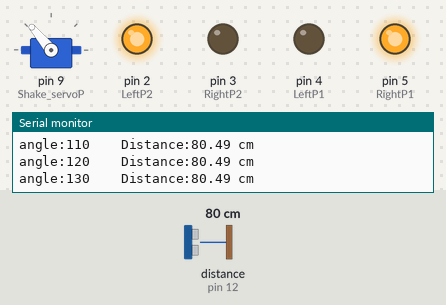
Recording of a sketch running on a simulated Arduino Uno, built with avr-gcc and run on an emulated ATmega328P. Parts: servo, output pins drawn as LEDs (lit = HIGH), the last lines printed to the serial monitor. Wiring (inferred from the names in the program): ultrasonic range finder: trigger pin 13; echo pin 12. Dashed ring = blinking. The inputs (shaded band) are chosen by the test bench; at power-on: distance to the obstacle (sensor on pin 12) 80 cm. The echo pulse lasts 58.3 µs per cm; pins used as bus, display or sensor lines are not drawn.

Above: at 1.2 s.
1.3 s: distance to the obstacle (sensor on pin 12) set to 2 cm
At 2.8 s:
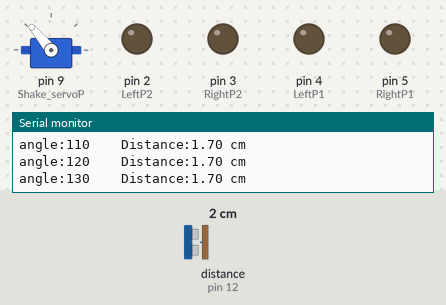
4.3 s: distance to the obstacle (sensor on pin 12) set to 35 cm
At 5.1 s:
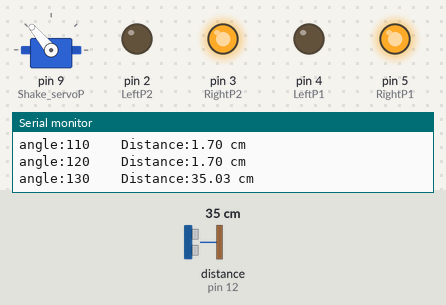
7.3 s: distance to the obstacle (sensor on pin 12) set to 4 cm
At 10.5 s:
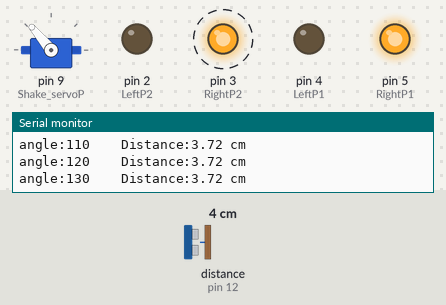
Timing chart, 0 to 16.3 s (numbered marks = the images above; inputs shaded):
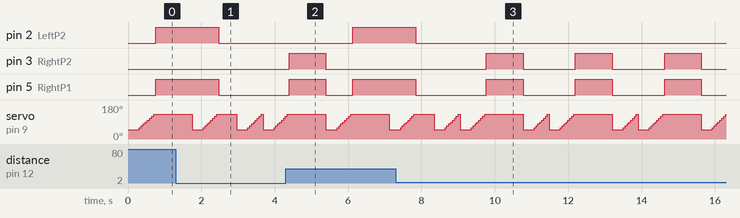

Measured:
- after the input at 1.3 s, pin 2 (LeftP2), pin 5 (RightP1): HIGH → LOW after 1.2 s
- after the input at 4.3 s, pin 2 (LeftP2): LOW → HIGH after 1.8 s; pin 3 (RightP2): goes on until 5.4 s, then stays LOW
- after the input at 7.3 s, pin 2 (LeftP2): HIGH → LOW after 0.54 s; pin 3 (RightP2): alternates HIGH for 1.0 s and LOW for 1.4 s, starting after 2.5 s; pin 5 (RightP1): HIGH → LOW after 0.54 s, then repeats every 2.4 s: HIGH 1.0 s, LOW 1.4 s

The sketch:

waverun_test.ino
```cpp
#include "Servo.h"
const int Wall_Echo = 12; // Echo Pin
const int Wall_Trig = 13; // Trigger Pin
const int Shake_servoP = 9; //首振りservo Pin
const int LeftP1   = 4;//RIN
const int RightP1  = 5;//FIN
const int LeftP2   = 2;//RIN
const int RightP2  = 3;//FIN
const int point = 30; //距離の基準
double speed_of_sound = 331.5 + 0.6 * 25;
Servo myservo;
double Duration = 0; //受信した間隔
double Distance[9]; //距離 50°から130までの距離を10°ずつに9個の値を格納

int pos[9]={50,60,70,80,90,100,110,120,130};  //サーボの角度　50°から130°までの9個値を格納

int i=0;  //角度のカウント関数

int N=0;   //90°の時の値
int R=0;   //60°の時の値
int R1=0;  //80°の時の値
int L=0;   //120°の時の値
int L1=0;  //100°の時の値

int q=0;   //状態関数　q=0->静止　q=1->直進
void move(int num_move){//停止0、前進 1、後退-1、右回転2、左回転-2
  if (num_move ==0){
    digitalWrite(RightP1, LOW);
    digitalWrite(LeftP1, LOW);
    digitalWrite(RightP2, LOW);
    digitalWrite(LeftP2, LOW);

  } else if(num_move ==-2){
    digitalWrite(RightP1, LOW);
    digitalWrite(LeftP1, HIGH);
    digitalWrite(RightP2, LOW);
    digitalWrite(LeftP2, HIGH);

  }else if(num_move ==2){
    digitalWrite(RightP1, HIGH);
    digitalWrite(LeftP1, LOW);
    digitalWrite(RightP2, HIGH);
    digitalWrite(LeftP2, LOW);

  }else if(num_move ==1){
    digitalWrite(RightP1, HIGH);
    digitalWrite(LeftP1, LOW);
    digitalWrite(RightP2, LOW);
    digitalWrite(LeftP2, HIGH);

  }else if(num_move ==-1){
    digitalWrite(RightP1, LOW);
    digitalWrite(LeftP1, HIGH);
    digitalWrite(RightP2, HIGH);
    digitalWrite(LeftP2, LOW);

  }
}
void setup() {
  Serial.begin( 9600 );
  myservo.attach(Shake_servoP);
  pinMode(LeftP1, OUTPUT);
  pinMode(RightP1, OUTPUT);
  pinMode(LeftP2, OUTPUT);
  pinMode(RightP2, OUTPUT);
  pinMode( Wall_Echo, INPUT );
  pinMode( Wall_Trig, OUTPUT );
  move(0);
}

void loop() {
  for (i=0; i<=8; i++){  //カウンタ関数を進めて配列に格納
  myservo.write(pos[i]);     //サーボを回転
  digitalWrite(Wall_Trig, LOW);
  delayMicroseconds(2);
  digitalWrite(Wall_Trig, HIGH ); //超音波を出力
  delayMicroseconds( 10 ); //
  digitalWrite(Wall_Trig, LOW );
  Duration = pulseIn(Wall_Echo, HIGH ); //センサからの入力
  if (Duration > 0) {
    Duration = Duration/2; //往復距離を半分にする
    Distance[i] = Duration*speed_of_sound*100/1000000; // 音速を340m/sに設定

    //評価する3つの値をそれぞれ格納
    N=Distance[4];
    R=Distance[1];
    L=Distance[7];
    R1=Distance[3];
    L1=Distance[5];

    Serial.print("angle:");
    Serial.print(pos[i]);
    Serial.print("    ");
    Serial.print("Distance:");
    Serial.print(Distance[i]);
    Serial.println(" cm");

    if(i==0) delay(300);   //50°から130°までは距離があるため
    else delay(50);
}
  }

  switch(q){
    case 0 :
    if(point<N&&point<R1&&point<L1){
    move(1);
    delay(500);
    q=1;  //状態
    delay(500);
  }

  else if(N<point&&L>R){
    q=2;
  }

  else if(N<point&&R>=L){
    q=5;
  }

  else{
    move(-1);
    delay(500);
    move(0);
  }
    break;

  case 1 :
  if(point<N&&point<R1&&point<L1){
    move(1);
    delay(300);
  }

  else if(point>=N||point>=R1||point>=L1){
    move(0);
    q=0;
    delay(500);
  }
    break;

  case 2 :     //左回転

    move(-2);
    delay(1000);
    move(0);
    q=0;
    break;

  case 5 :   //右回転

    move(2);
    delay(1000);
    move(0);
    q=0;
    break;

  default :
    move(-1);
    delay(1000);
    move(0);
    q=0;
    break;
  }
}
```
